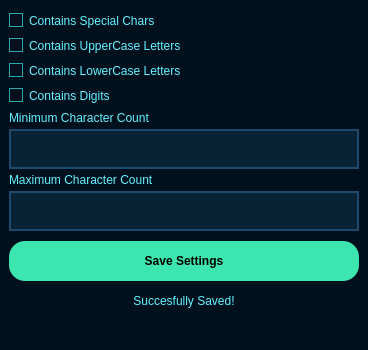
<?xml version="1.0" encoding="UTF-8"?>
<ui version="4.0">
 <class>PasswordGeneratorSettings</class>
 <widget class="QMainWindow" name="PasswordGeneratorSettings">
  <property name="geometry">
   <rect>
    <x>0</x>
    <y>0</y>
    <width>368</width>
    <height>350</height>
   </rect>
  </property>
  <property name="minimumSize">
   <size>
    <width>368</width>
    <height>350</height>
   </size>
  </property>
  <property name="maximumSize">
   <size>
    <width>368</width>
    <height>350</height>
   </size>
  </property>
  <property name="windowTitle">
   <string>Password Generator Settings</string>
  </property>
  <property name="windowIcon">
   <iconset>
    <normaloff>Resources/icons/passett.ico</normaloff>Resources/icons/passett.ico</iconset>
  </property>
  <property name="styleSheet">
   <string notr="true">QWidget
{
	background-color: #00111d;
	color: #000000;
	border-color: #000000;

}
</string>
  </property>
  <widget class="QWidget" name="centralwidget">
   <layout class="QGridLayout" name="gridLayout_2">
    <item row="0" column="0">
     <widget class="QCheckBox" name="passmode1_checkbox">
      <property name="sizePolicy">
       <sizepolicy hsizetype="Minimum" vsizetype="Fixed">
        <horstretch>0</horstretch>
        <verstretch>0</verstretch>
       </sizepolicy>
      </property>
      <property name="minimumSize">
       <size>
        <width>350</width>
        <height>0</height>
       </size>
      </property>
      <property name="maximumSize">
       <size>
        <width>450</width>
        <height>16777215</height>
       </size>
      </property>
      <property name="styleSheet">
       <string notr="true">QCheckBox
{
	background-color: transparent;
	color: #66F1FF;
	border-color: #000000;

}


QCheckBox::indicator
{
    color: #b1b1b1;
    background-color: #00111d;
    border: 1px solid #2aaaa8;
    width: 12px;
    height: 12px;

}


QCheckBox::indicator:checked
{
	background-color: #1f2b2b;
    border: 1px solid #ff1066;
	

}


QCheckBox::indicator:unchecked:hover
{
    border: 1px solid #ff1076;

}


QCheckBox::disabled
{
	color: #656565;

}


QCheckBox::indicator:disabled
{
	background-color: #656565;
	color: #656565;
    border: 1px solid #656565;

}</string>
      </property>
      <property name="text">
       <string>Contains Special Chars</string>
      </property>
     </widget>
    </item>
    <item row="1" column="0">
     <widget class="QCheckBox" name="passmode2_checkbox">
      <property name="styleSheet">
       <string notr="true">QCheckBox
{
	background-color: transparent;
	color: #66F1FF;
	border-color: #000000;

}


QCheckBox::indicator
{
    color: #b1b1b1;
    background-color: #00111d;
    border: 1px solid #2aaaa8;
    width: 12px;
    height: 12px;

}


QCheckBox::indicator:checked
{
	background-color: #1f2b2b;
    border: 1px solid #ff1066;
	

}


QCheckBox::indicator:unchecked:hover
{
    border: 1px solid #ff1076;

}


QCheckBox::disabled
{
	color: #656565;

}


QCheckBox::indicator:disabled
{
	background-color: #656565;
	color: #656565;
    border: 1px solid #656565;

}</string>
      </property>
      <property name="text">
       <string>Contains UpperCase Letters</string>
      </property>
     </widget>
    </item>
    <item row="2" column="0">
     <widget class="QCheckBox" name="passmode3_checkbox">
      <property name="styleSheet">
       <string notr="true">QCheckBox
{
	background-color: transparent;
	color: #66F1FF;
	border-color: #000000;

}


QCheckBox::indicator
{
    color: #b1b1b1;
    background-color: #00111d;
    border: 1px solid #2aaaa8;
    width: 12px;
    height: 12px;

}


QCheckBox::indicator:checked
{
	background-color: #1f2b2b;
    border: 1px solid #ff1066;
	

}


QCheckBox::indicator:unchecked:hover
{
    border: 1px solid #ff1076;

}


QCheckBox::disabled
{
	color: #656565;

}


QCheckBox::indicator:disabled
{
	background-color: #656565;
	color: #656565;
    border: 1px solid #656565;

}</string>
      </property>
      <property name="text">
       <string>Contains LowerCase Letters</string>
      </property>
     </widget>
    </item>
    <item row="3" column="0">
     <widget class="QCheckBox" name="passmode4_checkbox">
      <property name="styleSheet">
       <string notr="true">QCheckBox
{
	background-color: transparent;
	color: #66F1FF;
	border-color: #000000;

}


QCheckBox::indicator
{
    color: #b1b1b1;
    background-color: #00111d;
    border: 1px solid #2aaaa8;
    width: 12px;
    height: 12px;

}


QCheckBox::indicator:checked
{
	background-color: #1f2b2b;
    border: 1px solid #ff1066;
	

}


QCheckBox::indicator:unchecked:hover
{
    border: 1px solid #ff1076;

}


QCheckBox::disabled
{
	color: #656565;

}


QCheckBox::indicator:disabled
{
	background-color: #656565;
	color: #656565;
    border: 1px solid #656565;

}</string>
      </property>
      <property name="text">
       <string>Contains Digits</string>
      </property>
     </widget>
    </item>
    <item row="4" column="0">
     <layout class="QGridLayout" name="gridLayout">
      <item row="0" column="0">
       <widget class="QLabel" name="minchar_label">
        <property name="maximumSize">
         <size>
          <width>16777215</width>
          <height>10</height>
         </size>
        </property>
        <property name="styleSheet">
         <string notr="true">QLabel
{
	background-color: #00111d;
	color: #66F1FF;
	border-color: #000000;

}</string>
        </property>
        <property name="text">
         <string>Minimum Character Count</string>
        </property>
       </widget>
      </item>
      <item row="1" column="0">
       <widget class="QLineEdit" name="minchar_lineedit">
        <property name="minimumSize">
         <size>
          <width>0</width>
          <height>35</height>
         </size>
        </property>
        <property name="styleSheet">
         <string notr="true">QLineEdit
{
	background-color: #082336;
	color: #ff1056;
	border-style: solid;
	border-width: 2px;
	border-color: #1e4b6d;
	padding: 10px;

}


QLineEdit::hover
{
	background-color: #082336;
	color: #ff1056;
	border-style: solid;
	border-width: 2px;
	border-color: #ff1056;
	padding: 10px;

}


QLineEdit::focus
{
	
	color: #ff1056;
	border-style: solid;
	border-width: 2px;
	border-color: #ff1066;
	padding: 10px;

}</string>
        </property>
       </widget>
      </item>
      <item row="2" column="0">
       <widget class="QLabel" name="maxchar_label">
        <property name="maximumSize">
         <size>
          <width>16777215</width>
          <height>10</height>
         </size>
        </property>
        <property name="styleSheet">
         <string notr="true">QLabel
{
	background-color: #00111d;
	color: #66F1FF;
	border-color: #000000;

}</string>
        </property>
        <property name="text">
         <string>Maximum Character Count</string>
        </property>
       </widget>
      </item>
      <item row="3" column="0">
       <widget class="QLineEdit" name="maxchar_lineedit">
        <property name="minimumSize">
         <size>
          <width>0</width>
          <height>35</height>
         </size>
        </property>
        <property name="styleSheet">
         <string notr="true">QLineEdit
{
	background-color: #082336;
	color: #ff1056;
	border-style: solid;
	border-width: 2px;
	border-color: #1e4b6d;
	padding: 10px;

}


QLineEdit::hover
{
	background-color: #082336;
	color: #ff1056;
	border-style: solid;
	border-width: 2px;
	border-color: #ff1056;
	padding: 10px;

}


QLineEdit::focus
{
	
	color: #ff1056;
	border-style: solid;
	border-width: 2px;
	border-color: #ff1066;
	padding: 10px;

}</string>
        </property>
       </widget>
      </item>
     </layout>
    </item>
    <item row="5" column="0">
     <widget class="QPushButton" name="save_passsett_btn">
      <property name="styleSheet">
       <string notr="true">QPushButton
{
	background-color: #3de6af;
	color: #000000;
	border-style: solid;
	border-color: #000000;
	border-radius: 16px;
	font-weight : bold;
	padding: 13px;

}
QPushButton::hover
{
	background-color: #3dffaf;
	color: #000000;
	border-style: solid;
	border-color: #000000;
	font-weight : bold;
	padding: 13px;

}


QPushButton::pressed
{
	background-color: #3dc8af;
	color: #000000;
	border-style: 1px solid;
	border-color: #ff1066;
	font-weight : bold;
	padding: 13px;

}</string>
      </property>
      <property name="text">
       <string>Save Settings</string>
      </property>
      <property name="icon">
       <iconset>
        <normaloff>Resources/icons/save.ico</normaloff>Resources/icons/save.ico</iconset>
      </property>
     </widget>
    </item>
    <item row="6" column="0">
     <widget class="QLabel" name="saved_label">
      <property name="enabled">
       <bool>true</bool>
      </property>
      <property name="minimumSize">
       <size>
        <width>0</width>
        <height>20</height>
       </size>
      </property>
      <property name="maximumSize">
       <size>
        <width>16777215</width>
        <height>20</height>
       </size>
      </property>
      <property name="styleSheet">
       <string notr="true">QLabel
{
	background-color: #00111d;
	color: #66F1FF;
	border-color: #000000;

}</string>
      </property>
      <property name="text">
       <string>Succesfully Saved!</string>
      </property>
      <property name="alignment">
       <set>Qt::AlignCenter</set>
      </property>
      <property name="wordWrap">
       <bool>false</bool>
      </property>
     </widget>
    </item>
   </layout>
  </widget>
  <widget class="QMenuBar" name="menubar">
   <property name="geometry">
    <rect>
     <x>0</x>
     <y>0</y>
     <width>368</width>
     <height>21</height>
    </rect>
   </property>
  </widget>
  <widget class="QStatusBar" name="statusbar"/>
 </widget>
 <resources/>
 <connections/>
</ui>
